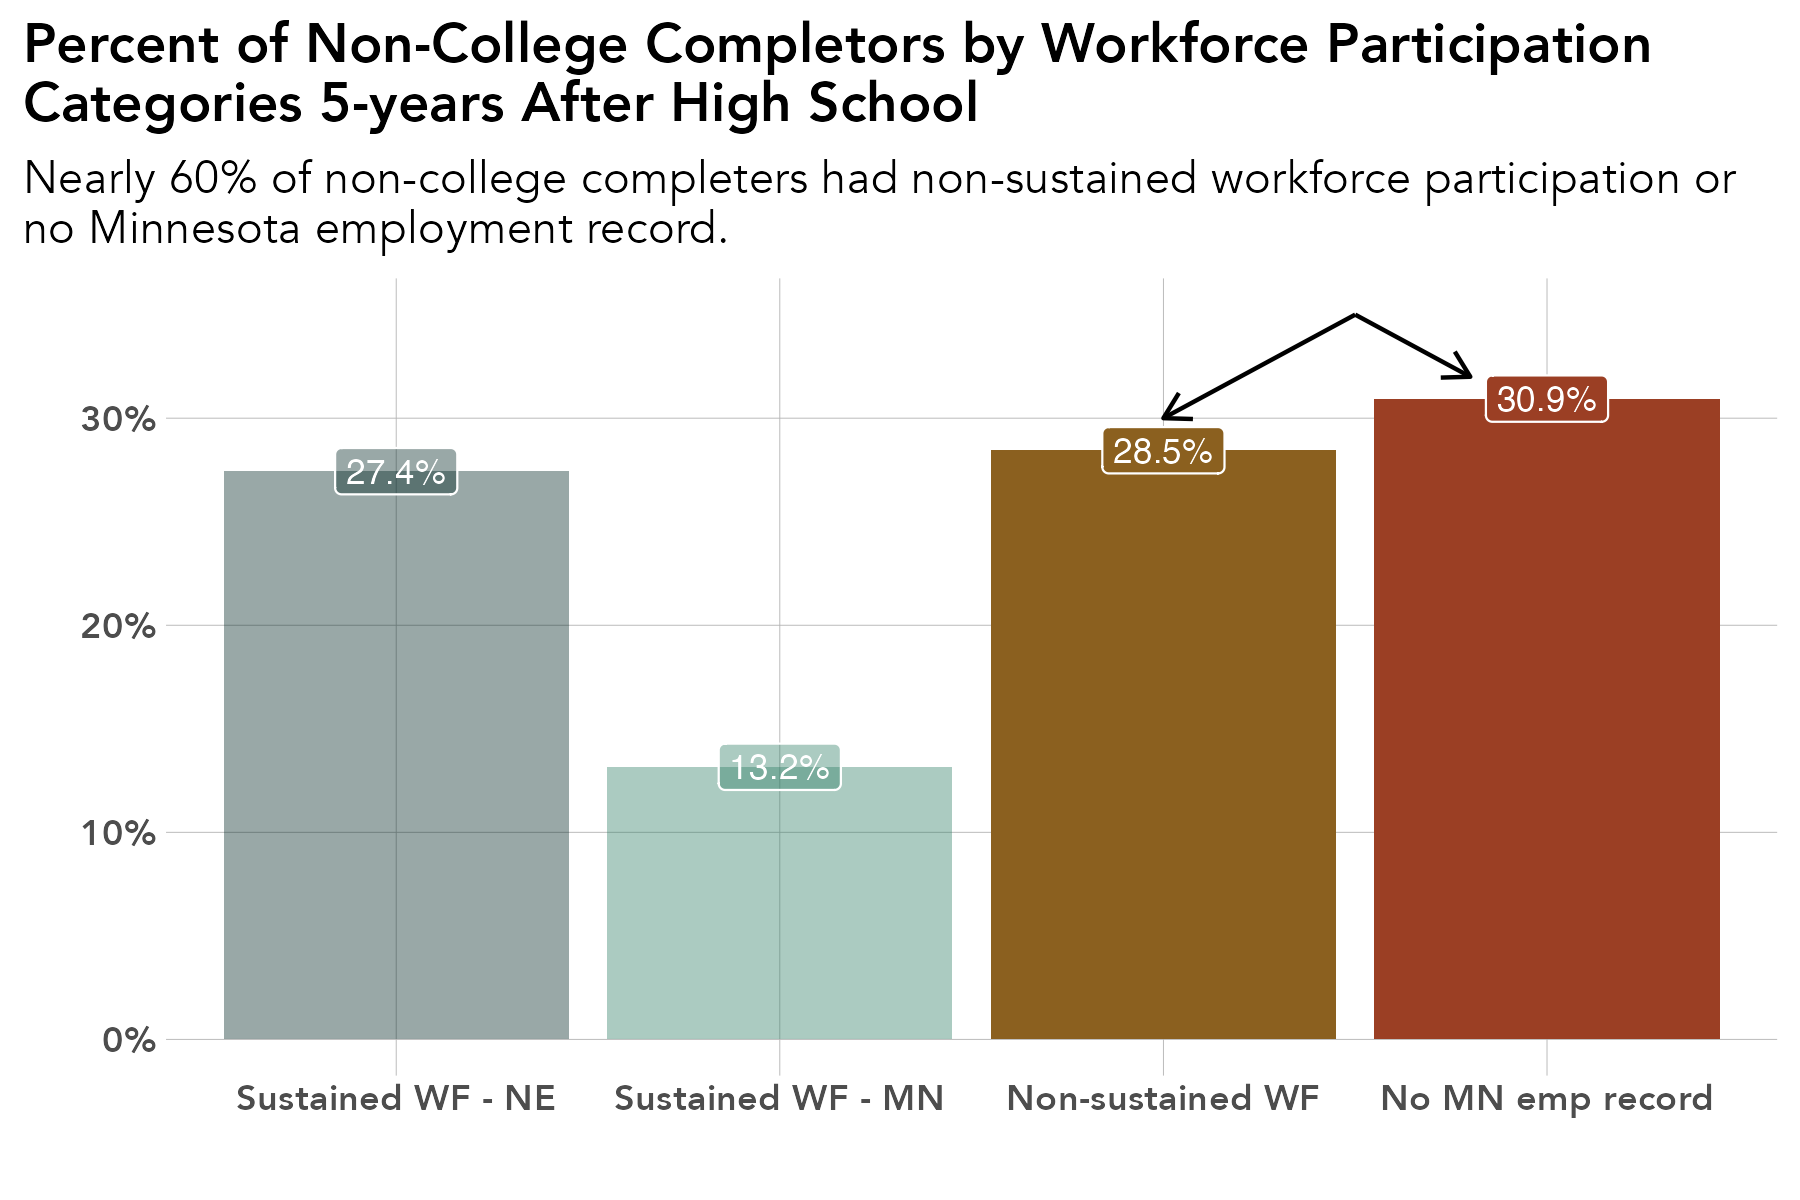

The script that saved this image:
# library -----------------------------------------------------------------
library(tidyverse)
library(sf)
library(ggrepel)
library(scales)
library(ggiraph)
library(rmapshaper)
library(cowplot)
library(RColorBrewer)
library(readxl)
library(lubridate)
library(readxl)
library(systemfonts)
reset_font_cache()
library(ggtext)
library(janitor)
library(cowplot)
library(ggalluvial)
library(ggsankey)


rm(list = ls())

# themes ------------------------------------------------------------------
theme_bar <- theme_bw() +
  theme(panel.grid.major = element_line(color = "grey70", size = 0.1),
        panel.grid.minor = element_blank(),
        axis.ticks = element_blank(),
        axis.text = element_text(face = "bold"),
        panel.border = element_blank(),
        legend.background = element_rect(fill = "transparent", color = "transparent"),
        legend.key = element_rect(fill = "transparent"),
        legend.key.size = unit(1, "lines"),
        legend.margin = margin(0,0,0,0),
        legend.title = element_blank(),
        legend.text = element_text(margin = margin(l = 2)),
        text = element_text(family = "Avenir") ,
        plot.title.position = "plot",
        plot.title = element_text(face = "bold"))

theme_line <- theme_bw() +
  theme(legend.background = element_rect(fill = "transparent", color = "transparent"),
        legend.key = element_rect(fill = "transparent"),
        legend.text = element_text(margin = margin(l = 2)),
        panel.grid.minor = element_blank(),
        panel.grid.major = element_line(color = "grey70", size = 0.1),
        axis.ticks = element_blank(),
        axis.text = element_text(face = "bold"),
        panel.border = element_blank(),
        legend.margin = margin(0,0,0,0),
        legend.key.size = unit(1, "lines"),
        text = element_text(family = "Avenir") ,
        plot.title.position = "plot",
        plot.title = element_text(face = "bold"))


theme_sf <- theme_bw() +
  theme(axis.text.x=element_blank(),
        axis.text.y=element_blank(),
        axis.ticks=element_blank(),
        panel.background = element_blank(),
        panel.grid.major = element_line(color = "white"),
        panel.border = element_blank(),
        legend.title = element_blank(),
        legend.text = element_text(margin = margin(l = 2)),
        legend.margin = margin(0,0,0,0),
        legend.key.size = unit(1, "lines"),
        text = element_text(family = "Avenir") ,
        plot.title.position = "plot",
        plot.title = element_text(face = "bold"))

theme_all <- theme_bw() +
  theme(axis.ticks=element_blank(),
        axis.text.y = element_blank(),
        panel.background = element_blank(),
        panel.grid.major = element_blank(),
        panel.grid = element_blank(),
        panel.border = element_blank(),
        legend.title = element_blank(),
        legend.text = element_text(margin = margin(l = 2)),
        legend.margin = margin(0,0,0,0),
        legend.key.size = unit(1, "lines"),
        text = element_text(family = "Avenir") ,
        plot.title.position = "plot",
        plot.title = element_text(face = "bold"))


regions <- read_csv("/Users/kellyasche/Library/CloudStorage/GoogleDrive-kasche@ruralmn.org/My Drive/Data Prep/R Projects/Join docs/county_regions.csv") %>%
  select(5,6) %>%
  unique() %>%
  mutate(edr = str_replace(edr, "  ", " "),
         planning.region = str_replace(planning.region, " Minnesota", ""),
         planning.region = fct_relevel(planning.region, "Northwest", "Northeast", "Central", "Seven County Mpls-St Paul", "Southwest", "Southeast"),
         edr = fct_relevel(edr, "EDR 1 - Northwest", "EDR 2 - Headwaters", "EDR 3 - Arrowhead", "EDR 4 - West Central", "EDR 5 - North Central", "EDR 6E- Southwest Central", "EDR 6W- Upper Minnesota Valley", "EDR 7E- East Central", "EDR 7W- Central", "EDR 8 - Southwest", "EDR 9 - South Central", "EDR 10 - Southeast", "EDR 11 - 7 County Twin Cities", "Minnesota"))

counties.regions <- read_csv("/Users/kellyasche/Library/CloudStorage/GoogleDrive-kasche@ruralmn.org/My Drive/Data Prep/R Projects/Join docs/county_regions.csv") %>%
  mutate(countyfp = formatC(countyfp, width = 3, flag = "0"),
         Name = str_to_title(Name),
         Name = str_replace(Name, "Q", "q"),
         Name = str_replace(Name, "Of The", "of the"),
         Name = str_replace(Name, "Mcleod", "McLeod"),
         Dem_Desc = ifelse(Name == "Minnesota", "Minnesota", Dem_Desc) ,
         edr = str_replace(edr, "  ", " "),
         planning.region = str_replace(planning.region, " Minnesota", ""),
         planning.region = fct_relevel(planning.region, "Northwest", "Northeast", "Central", "Seven County Mpls-St Paul", "Southwest", "Southeast"),
         edr = fct_relevel(edr, "EDR 1 - Northwest", "EDR 2 - Headwaters", "EDR 3 - Arrowhead", "EDR 4 - West Central", "EDR 5 - North Central", "EDR 6E- Southwest Central", "EDR 6W- Upper Minnesota Valley", "EDR 7E- East Central", "EDR 7W- Central", "EDR 8 - Southwest", "EDR 9 - South Central", "EDR 10 - Southeast", "EDR 11 - 7 County Twin Cities", "Minnesota"))

color.ruca <- c("Entirely rural" = "#009933", "Town/rural mix" = "#99CC33", "Urban/town/rural mix" = "#CC9966", "Entirely urban" = "#754C29", "Minnesota" = "black")

color.pr <- c("Northwest" = "#4575b4","Northeast" = "grey", "Central" = "#fee090", "Seven County Mpls-St Paul" = "#d73027", "Southwest" = "#91bfdb", "Southeast" = "#fc8d59", "Minnesota" = "black")

color.edr <- c("EDR 1 - Northwest" = "#b3cde3", "EDR 2 - Headwaters" = "#8c96c6", "EDR 3 - Arrowhead" = "#fe9929", "EDR 4 - West Central" = "#8856a7", "EDR 5 - North Central" = "#810f7c", "EDR 6E- Southwest Central" = "#e5f5f9", "EDR 6W- Upper Minnesota Valley" = "#bdc9e1", "EDR 7E- East Central" = "#99d8c9", "EDR 7W- Central" = "#2ca25f", "EDR 8 - Southwest" = "#74a9cf", "EDR 9 - South Central" = "#0570b0", "EDR 10 - Southeast" = "#d7301f", "EDR 11 - 7 County Twin Cities" = "#d8b365", "Minnesota" = "black")

color.pr.edr <- c ("Northwest" = "#4575b4","Northeast" = "#e0f3f8", "Central" = "#fee090", "Seven County Mpls-St Paul" = "#d73027", "Southwest" = "#91bfdb", "Southeast" = "#fc8d59", "Minnesota" = "black", "EDR 1 - Northwest" = "#b3cde3", "EDR 2 - Headwaters" = "#8c96c6", "EDR 3 - Arrowhead" = "#fe9929", "EDR 4 - West Central" = "#8856a7", "EDR 5 - North Central" = "#810f7c", "EDR 6E- Southwest Central" = "#e5f5f9", "EDR 6W- Upper Minnesota Valley" = "#bdc9e1", "EDR 7E- East Central" = "#99d8c9", "EDR 7W- Central" = "#2ca25f", "EDR 8 - Southwest" = "#74a9cf", "EDR 9 - South Central" = "#0570b0", "EDR 10 - Southeast" = "#d7301f", "EDR 11 - 7 County Twin Cities" = "#d8b365")

color.six <- c("#009933", "#4575b4", "grey", "#fee090", "#fc8d59", "#d73027")

mn_counties <- st_read("/Users/kellyasche/Library/CloudStorage/GoogleDrive-kasche@ruralmn.org/My Drive/Data Prep/R Projects/Shapefiles/County shapefiles/MNCounties_MNDOT.shp", quiet = TRUE) %>%
  ms_simplify(keep = .01, keep_shapes = TRUE) %>%
  rename("countyfp" = "FIPS_CODE")

counties.regions.1 <- counties.regions %>%
  mutate(statefp = "27",
         project.pr = ifelse(edr %in% c("EDR 1 - Northwest", "EDR 2 - Headwaters", "EDR 4 - West Central"), "Northwest",
                             ifelse(edr == "EDR 3 - Arrowhead", "Northeast",
                                    ifelse(edr %in% c("EDR 5 - North Central", "EDR 7E- East Central", "EDR 7W- Central"), "Central",
                                           ifelse(edr %in% c("EDR 6E- Southwest Central", "EDR 6W- Upper Minnesota Valley", "EDR 8 - Southwest"), "Southwest",
                                                  ifelse(edr %in% c("EDR 9 - South Central", "EDR 10 - Southeast"), "Southern", as.character(planning.region)))))),
         project.pr = fct_relevel(project.pr, "Northwest", "Northeast", "Central", "Seven County Mpls-St Paul", "Southwest", "Southern"))


# Prep data ---------------------------------------------------------------

original <- read_csv("Data/SLEDS/Masters/Master-report-dataset.csv")

data <- original %>%
  filter(ps.grad == "No",
         !grad.year.5 %in% c("After 2023", "Attending ps")) %>%
  select(grad.year.5) %>%
  mutate(grad.year.5 = as_factor(grad.year.5)) %>%
  group_by(grad.year.5) %>%
  summarize(n = n()) %>%
  ungroup() %>%
  mutate(pct = n / sum(n),
         grad.year.5 = fct_relevel(grad.year.5, "Sustained WF - NE", "Sustained WF - MN", "Non-sustained WF", "No MN emp record"),
         alpha = ifelse(grad.year.5 %in% c("Sustained WF - NE", "Sustained WF - MN"), "No highlight", "Highlight")) 


# Create chart ------------------------------------------------------------

names(data)

ggplot(data, aes(grad.year.5, pct, fill = grad.year.5, alpha = alpha)) +
  geom_col(position = "dodge") +
  geom_label(aes(label = percent(pct, accuracy = .1), alpha = alpha), show.legend = FALSE, position = position_dodge(width = .9), color = "white", size = 3) +
  labs(x="",
       y = "", 
       title = "Percent of Non-College Completors by Workforce Participation\nCategories 5-years After High School", 
       subtitle = "Nearly 60% of non-college completers had non-sustained workforce participation or\nno Minnesota employment record.")+
  annotate(geom = "segment",
           x = 3.5,
           xend = 3,
           y = .35,
           yend = .3,
           arrow = arrow(length = unit(.25, "cm"))) +
  annotate(geom = "segment",
           x = 3.5,
           xend = 3.8,
           y = .35,
           yend = .32,
           arrow = arrow(length = unit(.25, "cm"))) +
  scale_y_continuous(labels=scales::percent) +
  theme_bar+
  scale_fill_manual(values = c("#012623", "#2E7C63", "#8B601F", "#9B3F24")) +
  scale_alpha_discrete(range = c(1, .4)) +
  theme(legend.position = "none")

ggsave(filename = "Charts/Paper report 3/pct-non-college-completors-wf-cat-non-sustained.pdf", device = cairo_pdf, dpi = "print", width = 6, height = 4)

ggsave(filename = "Charts/Paper report 3/pct-non-college-completors-wf-cat-non-sustained.png", dpi = "print", width = 6, height = 4)
